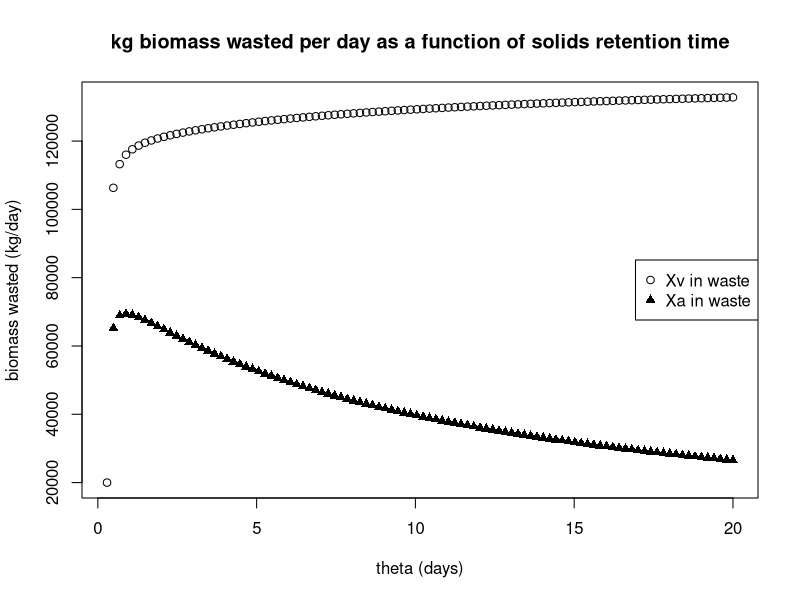

The R script that drew this image:
# Biological Processes 2018
# In Class Assignment PS3

setwd("~/github/BEE6740Ecohydrology")

Q = 10^8 # L/d
S_o = 200 # mg BOD/L
Xv_o = 100 # mg VSS/L
fd_o = 0.8 # fraction of Xv_o
fd = 0.8 # fraction of Xv
Y = 0.5 # g Xa / g BOD
b = 0.1 # 1/day
q_hat = 8 # g BOD / (g Xa * day)
K = 25 # mg BOD / L

theta_x_min = (K + S_o)/(S_o*(Y*q_hat-b)-b*K) # days
theta_x_max = 20 # days
theta_array = seq(theta_x_min,theta_x_max,length = 100) # days

Xi_o = (1-fd_o)*Xv_o # mg incalcitrant VSS/L
btheta = b*theta_array # unitless
fg = 1-fd_o

#Qw_Xvw_mgperd = Q*(Xi_o + Y*(S_o-K*((1+b*theta_array)/(Y*q_hat*theta_array - (1+b*theta_array))))
           # * (1+(1-fd)*b*theta_array)/(1+b*theta_array)) # mg VSS/day

fun = 1+(b*theta_array)
term1 = 1+((1-fd_o)*(b*theta_array)/(fun))
term2 = S_o - ((K*fun)/((Y*q_hat*theta_array)-(fun)))
combo = Q*(Xi_o + (Y*term1*term2))
Qw_Xvw_kgperd = combo / 100000 # kg VSS/day

Qw_Xaw_mgperd = fd*Q*Y*(1/(1+btheta))*(S_o - K*(1+btheta)/(Y*q_hat*theta_array - (1+btheta)))
Qw_Xaw_kgperd = Qw_Xaw_mgperd / 100000 # kg VSS/day


plot(theta_array, Qw_Xvw_kgperd, xlab = "theta (days)", ylab = "biomass wasted (kg/day)", main = "kg biomass wasted per day as a function of solids retention time")
points(theta_array, Qw_Xaw_kgperd, pch = 17)
legend( x= "right", y=0.92, 
        legend=c("Xv in waste","Xa in waste"),
        pch=c(21, 17))


